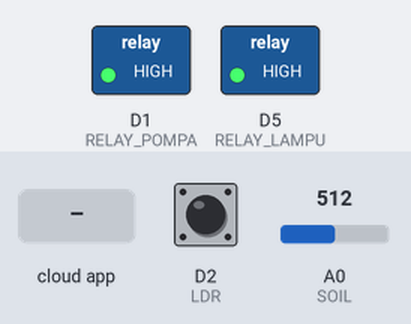
Recording of a sketch running on a simulated ESP8266 (NodeMCU). Shown: switched loads named in the sketch (green lamp = pin HIGH). The inputs (shaded band) are chosen by the test bench; at power-on: D2 (LDR) HIGH, A0 (SOIL) = 512. WiFi joins after 1.5 s; servers stay silent unless stated; the Firebase database answers and starts empty; what the sketch prints to the serial monitor is not drawn.

Above: at 2.7 s.
2.8 s: the phone or cloud app sets pompa to ON
At 3.8 s:
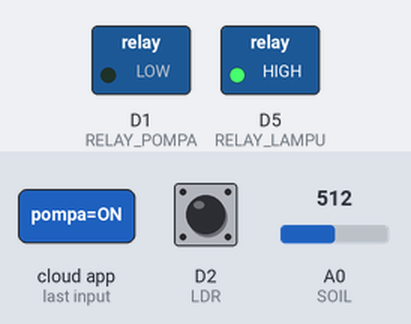
4.7 s: the phone or cloud app sets lampu to ON
At 5.7 s:
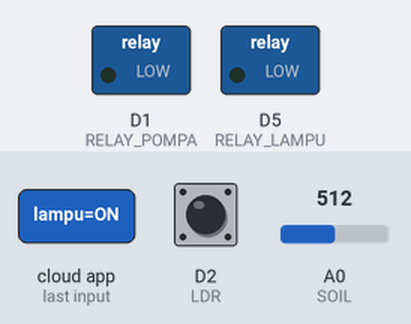
Timing chart, 0 to 7.7 s (numbered marks = the images above; inputs shaded):
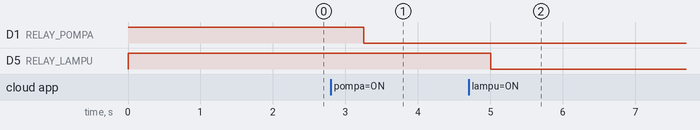

The sketch:

iotani_esp32_firebase_example.ino
```cpp
#include <ESP8266WiFi.h>
#include <Firebase_ESP_Client.h>

// ================= WIFI =================
#define WIFI_SSID "Blue House"
#define WIFI_PASSWORD "DANGER06"

// ================= FIREBASE =================
#define API_KEY "AIzaSyBG-QC7WErOHPtSzwmAGlMikp6cSAXcvLY"
#define DATABASE_URL "https://iotani-kelompok3-default-rtdb.asia-southeast1.firebasedatabase.app/"

// ================= PIN =================
#define SOIL A0
#define LDR D2

#define RELAY_POMPA D1
#define RELAY_LAMPU D5

#define RELAY_ACTIVE_LOW true

FirebaseData fbdo;
FirebaseAuth auth;
FirebaseConfig config;

bool pumpState = false;
bool lampState = false;

unsigned long lastSend = 0;
const unsigned long interval = 5000;

// ================= RELAY =================
void writeRelay(uint8_t pin, bool state) {
  digitalWrite(pin, RELAY_ACTIVE_LOW ? !state : state);
}

// ================= SENSOR =================
int readSoil() {
  int raw = analogRead(SOIL);
  int moisture = map(raw, 1024, 0, 0, 100);
  return constrain(moisture, 0, 100);
}

int readLight() {
  return digitalRead(LDR) == LOW ? 100 : 1000; // sesuaikan
}

// ================= WIFI =================
void connectWiFi() {
  WiFi.begin(WIFI_SSID, WIFI_PASSWORD);
  Serial.print("Connecting WiFi");

  while (WiFi.status() != WL_CONNECTED) {
    delay(500);
    Serial.print(".");
  }

  Serial.println("\nWiFi Connected");
}

// ================= SETUP =================
void setup() {
  Serial.begin(115200);

  pinMode(LDR, INPUT);
  pinMode(RELAY_POMPA, OUTPUT);
  pinMode(RELAY_LAMPU, OUTPUT);

  writeRelay(RELAY_POMPA, false);
  writeRelay(RELAY_LAMPU, false);

  connectWiFi();

  config.api_key = API_KEY;
  config.database_url = DATABASE_URL;

  Firebase.begin(&config, &auth);
  Firebase.reconnectWiFi(true);
}

// ================= LOOP =================
void loop() {

  // ===== KIRIM SENSOR =====
  if (millis() - lastSend >= interval) {
    lastSend = millis();

    int kelembapan = readSoil();
    int cahaya = readLight();

    Serial.println("Kirim sensor:");
    Serial.println(kelembapan);
    Serial.println(cahaya);

    Firebase.RTDB.setInt(&fbdo, "/iotani/sensor/kelembapan", kelembapan);
    Firebase.RTDB.setInt(&fbdo, "/iotani/sensor/cahaya", cahaya);
    Firebase.RTDB.setInt(&fbdo, "/iotani/sensor/plantIndex", 0);
  }

  // ===== BACA CONTROL (STRING ON/OFF) =====
  if (Firebase.RTDB.getString(&fbdo, "/iotani/control/pompa")) {
    String val = fbdo.stringData();
    pumpState = (val == "ON");
    writeRelay(RELAY_POMPA, pumpState);
  }

  if (Firebase.RTDB.getString(&fbdo, "/iotani/control/lampu")) {
    String val = fbdo.stringData();
    lampState = (val == "ON");
    writeRelay(RELAY_LAMPU, lampState);
  }

  delay(500);
}
```

Measured:
- after the input at 2.8 s, D1 (RELAY_POMPA): HIGH → LOW after 0.45 s
- after the input at 4.7 s, D5 (RELAY_LAMPU): HIGH → LOW after 0.30 s
